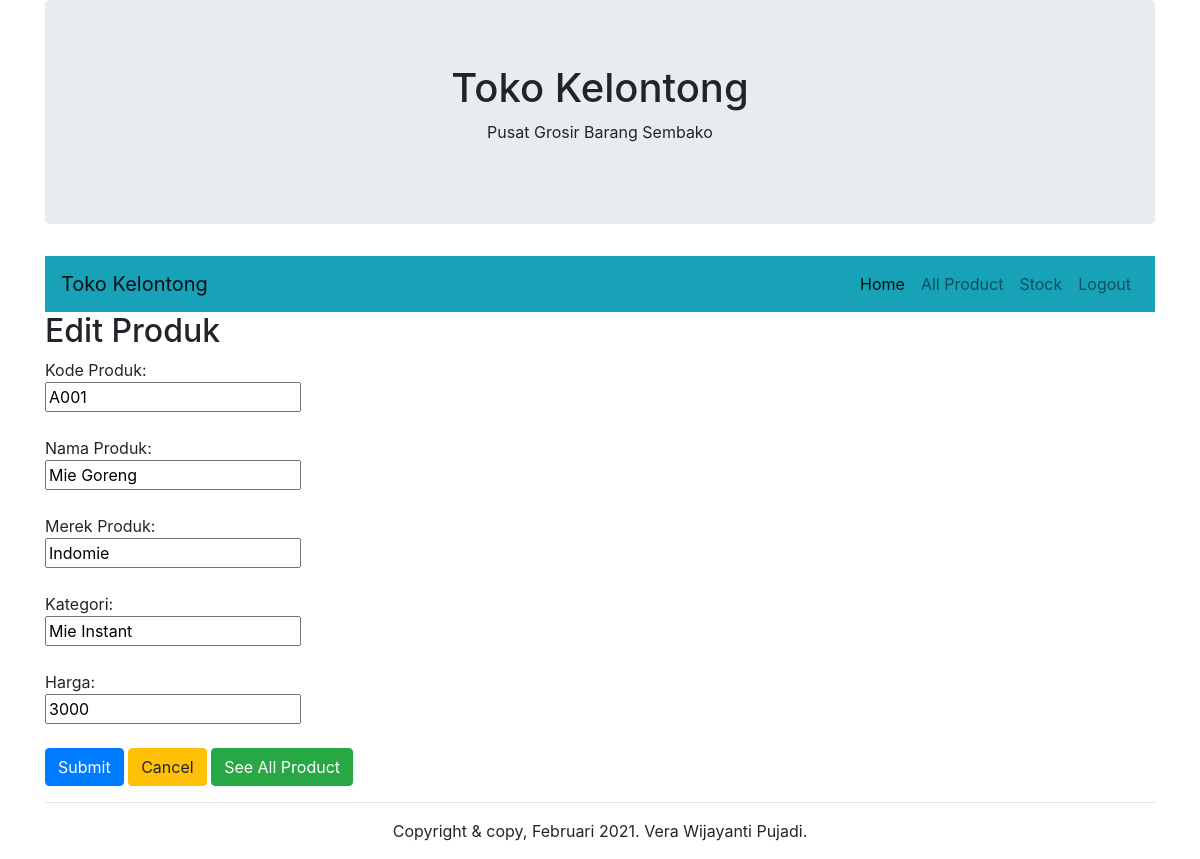
The app's page /index.php/produk/update/A001 with its own data.
### tables this page shows
CREATE TABLE `produk` (
  `kode_produk` varchar(4) NOT NULL,
  `nama_produk` varchar(50) NOT NULL,
  `merek_produk` varchar(30) NOT NULL,
  `kategori` varchar(50) NOT NULL,
  `harga` int(11) NOT NULL
);

### application/controllers/Produk.php (called while the page is built, shortened)
<?php
class Produk extends CI_Controller{
	public function __construct(){
		$this->load->model('Produk_model');
		$this->load->library('form_validation');
		$this->load->helper('form');
		$this->load->helper('url');
		$this->load->database();
	}
	public function update($id){
		$this->load->model('Produk_model');
		$model = $this->Produk_model;
		if(isset($_POST['btnSubmit'])){
			$model->kode_produk = $_POST['kode_produk'];
			$model->nama_produk = $_POST['nama_produk'];
			$model->merek_produk = $_POST['merek_produk'];
			$model->kategori = $_POST['kategori'];
			$model->harga = $_POST['harga'];
			$model->update();
			redirect('produk');
		}else{
			$query = $this->db->query("SELECT * FROM produk WHERE kode_produk='$id'");
			foreach ($query->result() as $row){
				$model->kode_produk = $row->kode_produk;
				$model->nama_produk = $row->nama_produk;
				$model->merek_produk = $row->merek_produk;
				$model->kategori = $row->kategori;
				$model->harga = $row->harga;
				$this->load->view('edit_form_view',['model'=>$model]);
			}
		}
	}
}

### index.php (called while the page is built, shortened)
<?php
require_once BASEPATH.'core/CodeIgniter.php';

### application/models/Produk_model.php (called while the page is built, shortened)
<?php
class Produk_model extends CI_Model{
	public function __construct(){
		$this->labels = $this->attribute_labels();
	}
	public function attribute_labels(){
		return[
			'kode_produk'=>'Kode Produk:',
			'nama_produk'=>'Nama Produk:',
			'merek_produk'=>'Merek Produk:',
			'kategori'=>'Kategori:',
			'harga'=>'Harga:'
		];
	}
}

### application/views/edit_form_view.php (the view, shortened to what this page needs)
<html>
<head>
<link rel="stylesheet" type="text/css" href="<?php echo base_url() ?>assets/css/bootstrap.min.css">
</head>
<body>
<div class="container">
	<div class="jumbotron">
		<h1 align="center">Toko Kelontong</h1>
		<p align="center">Pusat Grosir Barang Sembako</p>
	</div>
	<nav class="navbar navbar-expand-lg navbar-light bg-info">
	  <a class="navbar-brand" href="http://localhost/app/index.php/home">Toko Kelontong</a>
	  <div class="collapse navbar-collapse justify-content-end" id="navbarNavAltMarkup">
		<ul class="navbar-nav">
		  <li class="nav-item active">
			<a class="nav-link" href="http://localhost/app/index.php/home">Home <span class="sr-only">(current)</span></a>
		  </li>
		  <li class="nav-item">
			<a class="nav-link" href="http://localhost/app/index.php/produk">All Product</a>
		  </li>
		  <li class="nav-item">
			<a class="nav-link" href="http://localhost/app/index.php/stock">Stock</a>
		  </li>
		  <li class="nav-item">
			<a class="nav-link" href="http://localhost/app/index.php/login/logout">Logout</a>
		  </li>
		</ul>
	  </div>
	</nav>
	<h2>Edit Produk</h2>
	<form action="http://localhost/app/index.php/produk/update/<?php echo $model->kode_produk; ?>" method="post">
	<?php echo $model->labels['kode_produk']; ?><br />
	<input type="text" name="kode_produk"
	readonly value="<?php echo $model->kode_produk;?>" /> <br /><br />
	<?php echo $model->labels['nama_produk']; ?><br />
	<input type="text" name="nama_produk" value="<?php echo $model->nama_produk;?>" /><br /><br />
	<?php echo $model->labels['merek_produk']; ?><br />
	<input type="text" name="merek_produk" value="<?php echo $model->merek_produk;?>"/> <br /><br />
	<?php echo $model->labels['kategori']; ?><br />
	<input type="text" name="kategori" value="<?php echo $model->kategori;?>"/><br /><br />
	<?php echo $model->labels['harga']; ?><br />
	<input type="text" name="harga" value="<?php echo $model->harga;?>"/> <br /><br />
	<input type="submit" name="btnSubmit" value="Submit" class="btn btn-primary"/>
	<input type="button" value="Cancel" onclick="javascript:history.go(-1);" class="btn btn-warning"/>
	<input type="submit" name="btnShow" value="See All Product" class="btn btn-success"/>
	</form>
	<hr />
	<p align="center">Copyright & copy, Februari 2021. Vera Wijayanti Pujadi.</p>
</div>
</body>
</html>

### records on screen
produk: kode_produk "A001", nama_produk "Mie Goreng", merek_produk "Indomie", kategori "Mie Instant", harga "3000"

### other values on screen
$model->labels['kode_produk'] "Kode Produk:"
$model->labels['nama_produk'] "Nama Produk:"
$model->labels['merek_produk'] "Merek Produk:"
$model->labels['kategori'] "Kategori:"
$model->labels['harga'] "Harga:"
